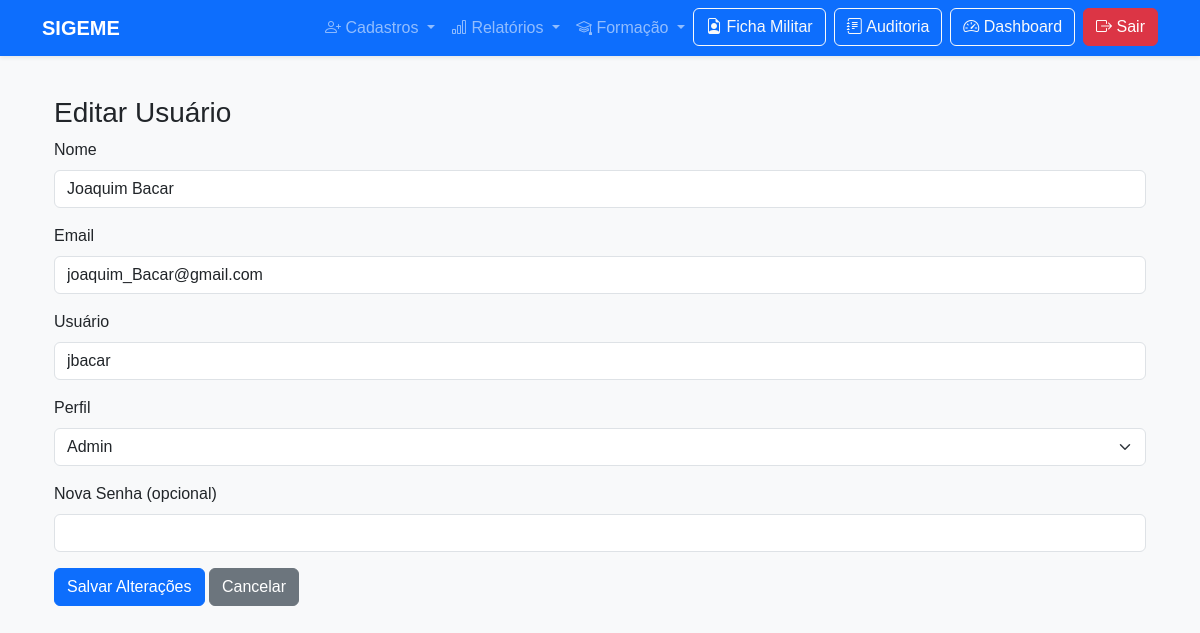
The page /usuarios/2/editar (signed in) on the database its author committed.
### app.py (models this page shows, shortened)
class Usuario(db.Model, UserMixin):
    __tablename__ = 'Usuarios'
    id = db.Column(db.Integer, primary_key=True)
    nome = db.Column(db.String(100), nullable=False)
    email = db.Column(db.String(120), unique=True, nullable=False)
    username = db.Column(db.String(150), unique=True, nullable=False)
    password_hash = db.Column(db.String(200), nullable=False)
    perfil = db.Column(db.String(50), nullable=False)  # admin, operador, visualizador

### app.py (the view, shortened to what this page needs)
@app.route("/usuarios/<int:id>/editar", methods=["GET", "POST"])
@login_required
def editar_usuario(id):
    usuario = Usuario.query.get_or_404(id)
    return render_template("editar_usuario.html", usuario=usuario)

### app.py (called while the page is built)
@login_manager.user_loader
def load_user(user_id):
    return Usuario.query.get(int(user_id))

### templates/editar_usuario.html (shortened to what this page needs)
{% extends "base.html" %}
{% block content %}
<div class="container mt-4">
    <h3>Editar Usuário</h3>
    <form method="POST" action="{{ url_for('editar_usuario', id=usuario.id) }}">
        <div class="mb-3">
            <label for="nome" class="form-label">Nome</label>
            <input type="text" class="form-control" id="nome" name="nome" value="{{ usuario.nome }}" required>
        </div>
        <div class="mb-3">
            <label for="email" class="form-label">Email</label>
            <input type="email" class="form-control" id="email" name="email" value="{{ usuario.email }}" required>
        </div>
        <div class="mb-3">
            <label for="username" class="form-label">Usuário</label>
            <input type="text" class="form-control" id="username" name="username" value="{{ usuario.username }}" required>
        </div>
        <div class="mb-3">
            <label for="perfil" class="form-label">Perfil</label>
            <select class="form-select" id="perfil" name="perfil" required>
                <option value="Admin" {% if usuario.perfil == "Admin" %}selected{% endif %}>Admin</option>
            </select>
        </div>
        <div class="mb-3">
            <label for="password" class="form-label">Nova Senha (opcional)</label>
            <input type="password" class="form-control" id="password" name="password">
        </div>
        <button type="submit" class="btn btn-primary">Salvar Alterações</button>
        <a href="{{ url_for('usuarios') }}" class="btn btn-secondary">Cancelar</a>
    </form>
</div>
{% endblock %}

### static/style.css (style rules this page uses)
body { background-color: #f8f9fa; font-family: Arial, sans-serif; }
.btn-primary { background-color: #0d6efd; border-color: #0d6efd; }

### rows shown on the page
Usuario: nome "Joaquim Bacar", email "joaquim_Bacar@gmail.com", username "jbacar"
